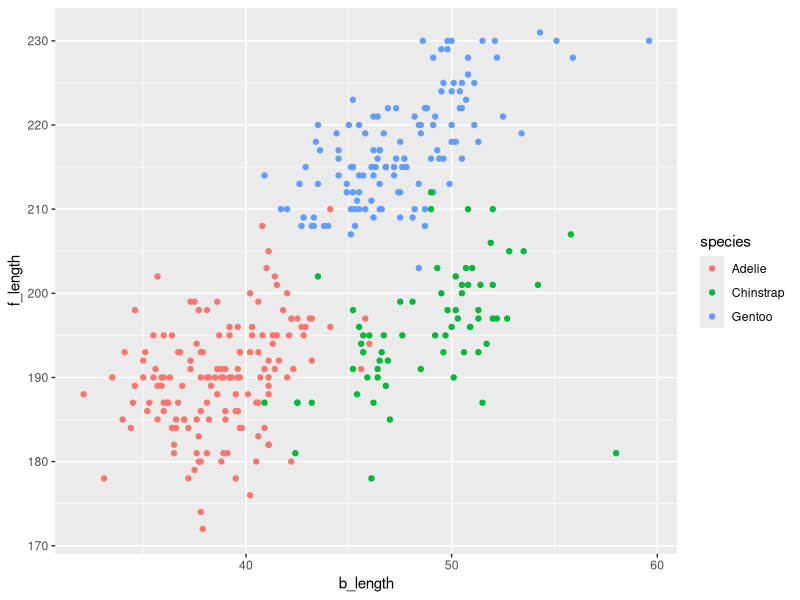
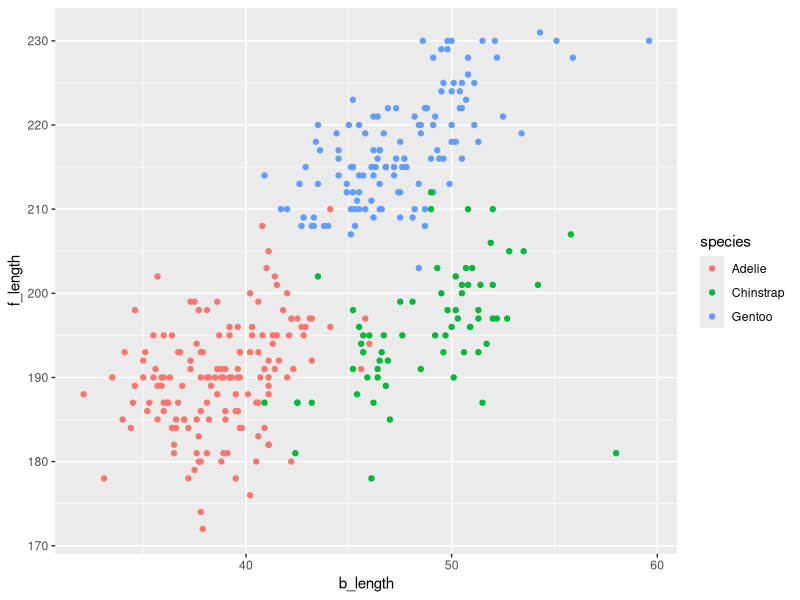

R code for these plots, in order:
## ---- chunk 1
library(tidyverse)
## ---- chunk 2
pro1_df = 
  tibble(
    samp = rnorm(10),
    samp_gt_0 = samp > 0,
    char_vec = c("a", "b", "c", "d","e", "f", "g", "h", "i", "j" ),
    factor_vec = factor(c("low","low","low","mod","mod","mod","mod","high","high","high"))
)

## ---- chunk 3
mean(pull(pro1_df, samp))
mean(pull(pro1_df, samp_gt_0))
mean(pull(pro1_df, char_vec))
mean(pull(pro1_df, factor_vec))
## ---- chunk 4
as.numeric(pull(pro1_df, samp_gt_0)) * pull(pro1_df, samp)
as.factor(pull(pro1_df, samp_gt_0)) * pull(pro1_df, samp)
as.numeric(as.factor(pull(pro1_df, samp_gt_0))) * pull(pro1_df, samp)
## ---- chunk 5
data("penguins", package = "palmerpenguins")
## ---- chunk 6
plot_df = tibble(
  b_length = pull(penguins,bill_length_mm),
  f_length = pull(penguins,flipper_length_mm),
  species = pull(penguins,species)
)

ggplot(plot_df, aes(x = b_length, y = f_length, color = species)) + geom_point()

ggsave("plot.pdf")

